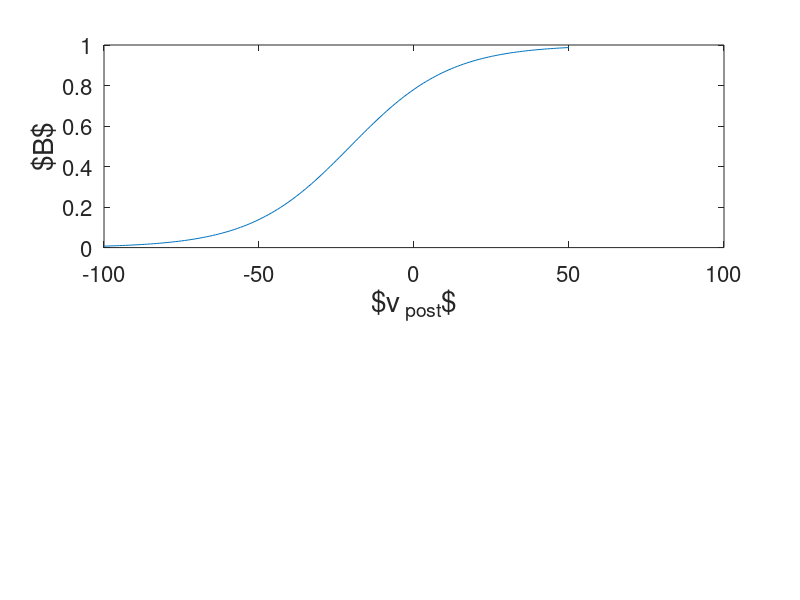

MATLAB code to generate this figure:
v=[-100:50];
B=1./(1+exp(-0.062*v)/3.57);

subplot(211);
plot(v,B);

set(gca,'Fontsize',16);
xlabel('$v_{\rm post}$','Fontsize',20);
ylabel('$B$','Fontsize',20);
